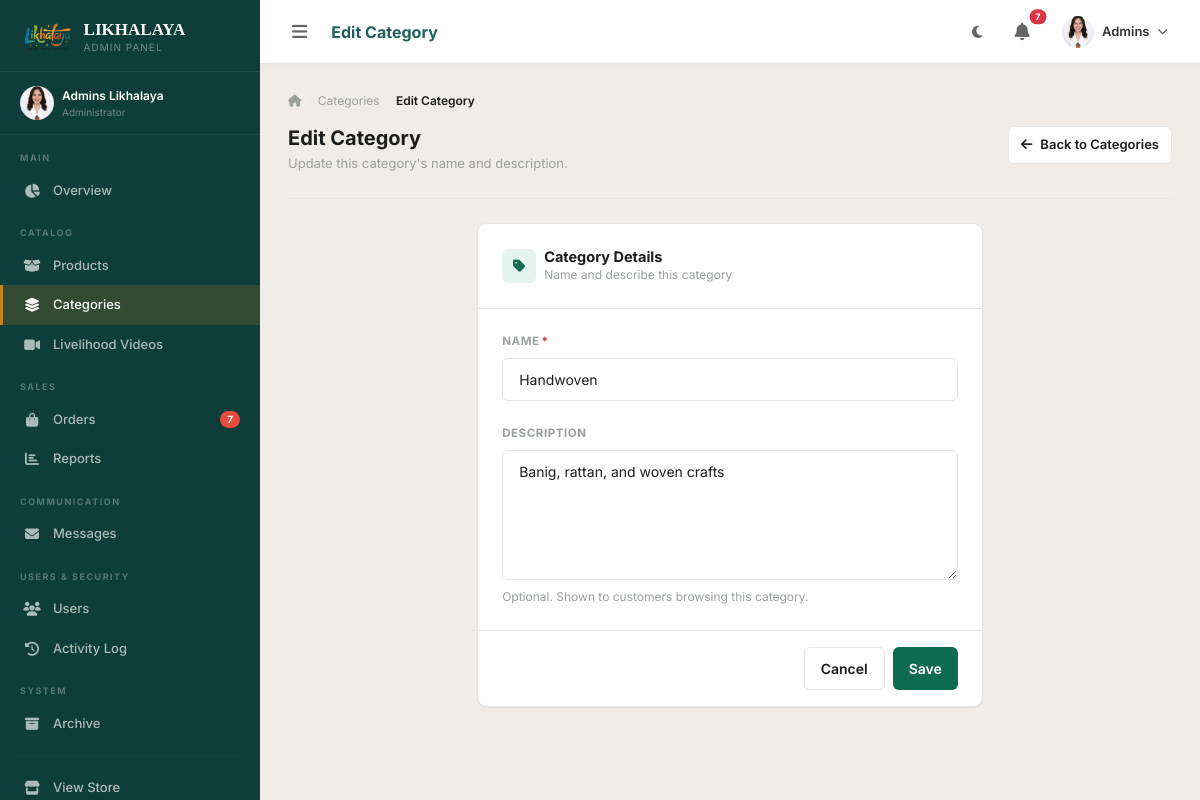
Page /dashboard/categories/1/edit/ (signed in) on the committed database.
### accounts/models.py (models this page shows, shortened)
class CustomUser(AbstractUser):
    ROLE_CHOICES = [
        ('customer', 'Customer'),
        ('staff', 'Staff'),
        ('coordinator', 'PDL Coordinator'),
        ('admin', 'Administrator'),
    ]
    role = models.CharField(max_length=20, choices=ROLE_CHOICES, default='customer')
    phone = models.CharField(max_length=20, blank=True)
    address = models.TextField(blank=True, help_text='House #, Street')
    barangay = models.CharField(max_length=150, blank=True)
    city = models.CharField(max_length=100, blank=True)
    province = models.CharField(max_length=100, blank=True)
    zip_code = models.CharField(max_length=10, blank=True)
    avatar = models.ImageField(upload_to='avatars/', blank=True, null=True)
    bio = models.TextField(blank=True)
    created_at = models.DateTimeField(auto_now_add=True)
    updated_at = models.DateTimeField(auto_now=True)
    is_deleted = models.BooleanField(default=False)
    deleted_at = models.DateTimeField(null=True, blank=True)
    deleted_by = models.ForeignKey(
        'self', on_delete=models.SET_NULL, null=True, blank=True,
        related_name='deleted_users'
    )
    objects = ActiveUserManager()
    all_objects = UserManager()
    class Meta:
        base_manager_name = 'all_objects'
    def is_admin_user(self):
        return self.role == 'admin' or self.is_superuser
    def is_staff_user(self):
        return self.role in ['admin', 'staff', 'coordinator'] or self.is_superuser
    def get_full_name(self):
        return f"{self.first_name} {self.last_name}".strip() or self.username

### store/models.py (models this page shows, shortened)
class Category(models.Model):
    name = models.CharField(max_length=100)
    slug = models.SlugField(unique=True, blank=True)
    description = models.TextField(blank=True)
    image = models.ImageField(upload_to='categories/', blank=True, null=True)
    order = models.PositiveIntegerField(default=0)
    is_active = models.BooleanField(default=True)
    created_at = models.DateTimeField(auto_now_add=True)
    is_deleted = models.BooleanField(default=False)
    deleted_at = models.DateTimeField(null=True, blank=True)
    deleted_by = models.ForeignKey(
        CustomUser, on_delete=models.SET_NULL, null=True, blank=True,
        related_name='deleted_categories'
    )
    objects = ActiveManager()
    all_objects = models.Manager()
    class Meta:
        verbose_name_plural = 'Categories'
        ordering = ['order', 'name']
        base_manager_name = 'all_objects'

### dashboard/views.py (the view)
# urls.py: path('categories/<int:pk>/edit/', views.category_edit, name='category_edit'),
@admin_required
def category_edit(request, pk):
    from store.forms import CategoryForm
    cat = get_object_or_404(Category, pk=pk)
    if request.method == 'POST':
        old_values = {
            'name': cat.name,
            'description': cat.description,
            'order': cat.order,
            'is_active': cat.is_active,
            'image': cat.image.name if cat.image else '',
        }
        form = CategoryForm(request.POST, request.FILES, instance=cat)
        if form.is_valid():
            form.save()
            new_values = {
                'name': cat.name,
                'description': cat.description,
                'order': cat.order,
                'is_active': cat.is_active,
                'image': cat.image.name if cat.image else '',
            }
            field_labels = {
                'name': 'Name',
                'description': 'Description',
                'order': 'Order',
                'is_active': 'Active status',
                'image': 'Image',
            }
            changes = []
            for field, old_val in old_values.items():
                new_val = new_values[field]
                if old_val != new_val:
                    if field == 'image':
                        old_display = old_val.rsplit('/', 1)[-1] if old_val else '(none)'
                        new_display = new_val.rsplit('/', 1)[-1] if new_val else '(none)'
                    elif field == 'description':
                        old_display = old_val or '(empty)'
                        new_display = new_val or '(empty)'
                    elif field == 'is_active':
                        old_display = 'On' if old_val else 'Off'
                        new_display = 'On' if new_val else 'Off'
                    else:
                        old_display = old_val
                        new_display = new_val
                    changes.append(f'{field_labels[field]}: {old_display} → {new_display}')
            previous_value = '; '.join(changes) if changes else 'No fields changed'
            new_value = f'{len(changes)} field(s) updated' if changes else 'No fields changed'
            log_activity(request, 'update', f'Updated category "{cat.name}"',
                         resource='Category', resource_label=cat.name,
                         previous_value=previous_value, new_value=new_value)
            messages.success(request, 'Category updated.')
            return redirect('dashboard:category_list')
    else:
        form = CategoryForm(instance=cat)
    return render(request, 'dashboard/categories/form.html', {'form': form, 'title': 'Edit Category', 'category': cat})

### templates/dashboard/categories/form.html (shortened to what this page needs)
{% extends 'dashboard/base_dashboard.html' %}
{% block page_title %}{{ title }}{% endblock %}
{% block sb_categories %}active{% endblock %}
{% block dash_content %}
<nav class="ds-breadcrumb" aria-label="Breadcrumb">
  <a href="{% url 'dashboard:home' %}"><i class="fas fa-home"></i></a>
  <span class="sep">/</span><a href="{% url 'dashboard:category_list' %}">Categories</a>
  <span class="sep">/</span><span class="current" aria-current="page">{{ title }}</span>
</nav>
<div class="ds-page-header">
  <div>
    <h1>{{ title }}</h1>
    <p>{% if category %}Update this category's name and description.{% else %}Create a new category to organize your products.{% endif %}</p>
  </div>
  <a href="{% url 'dashboard:category_list' %}" class="ds-btn ds-btn-secondary ds-btn-sm">
    <i class="fas fa-arrow-left me-2"></i>Back to Categories
  </a>
</div>
<div class="row justify-content-center">
  <div class="col-lg-8 col-xl-7">
    <form method="post" enctype="multipart/form-data" novalidate>
      <div class="dash-panel">
        <div class="dash-panel-header">
          <div class="icon-badge"><i class="fas fa-tag"></i></div>
          <div>
            <h6>Category Details</h6>
            <div class="subtitle">Name and describe this category</div>
          </div>
        </div>
        <div class="dash-panel-body">
          <div class="ds-form-group">
            <label class="ds-label" for="{{ form.name.id_for_label }}">
              Name<span class="required-mark">*</span>
            </label>
            {{ form.name }}
          </div>
          <div class="ds-form-group">
            <label class="ds-label" for="{{ form.description.id_for_label }}">Description</label>
            {{ form.description }}
            {% if form.description.errors %}
              <div class="ds-error-text">{{ form.description.errors.0 }}</div>
            {% else %}
              <div class="ds-helper-text">Optional. Shown to customers browsing this category.</div>
            {% endif %}
          </div>
        </div>
        <div class="dash-panel-footer">
          <a href="{% url 'dashboard:category_list' %}" class="ds-btn ds-btn-secondary">Cancel</a>
          <button type="submit" class="ds-btn ds-btn-primary">Save</button>
        </div>
      </div>
    </form>
  </div>
</div>
{% endblock %}

### templates/dashboard/base_dashboard.html (shortened to what this page needs)
{% extends 'base.html' %}
{% load static humanize %}
{% block content %}
<div class="dash-layout" id="dashLayout">
  <aside class="dash-sidebar" id="dashSidebar">
    <div class="sidebar-logo">
      <img src="{% static 'imgs/likhalaya.png' %}" alt="Likhalaya Logo" class="sidebar-logo-img">
      <div>
        <div class="sidebar-logo-text">LIKHALAYA</div>
        <div class="sidebar-logo-sub">
          {% if user.is_admin_user %}Admin Panel{% elif user.role == 'staff' %}Staff Panel{% else %}Coordinator{% endif %}
        </div>
      </div>
    </div>
    <div style="padding:14px 20px;border-bottom:1px solid rgba(255,255,255,.06);">
      <div class="d-flex align-items-center gap-2">
        {% if user.avatar %}
          <img src="{{ user.avatar.url }}" style="width:34px;height:34px;border-radius:50%;object-fit:cover;flex-shrink:0;" alt="{{ user.username }}">
        {% else %}
          <div style="width:34px;height:34px;border-radius:50%;background:var(--gold);display:flex;align-items:center;justify-content:center;font-size:13px;color:#fff;font-weight:700;flex-shrink:0;">
            {{ user.first_name|first|upper }}{{ user.last_name|first|upper }}
          </div>
        {% endif %}
        <div class="sidebar-link-text">
          <div style="font-size:12px;color:#fff;font-weight:600;">{{ user.get_full_name|default:user.username }}</div>
          <div style="font-size:10px;color:rgba(255,255,255,.4);">{{ user.get_role_display }}</div>
        </div>
      </div>
    </div>
    <div class="sidebar-section-label">Main</div>
    <a href="{% url 'dashboard:home' %}" class="sidebar-link {% block sb_dash %}{% endblock %}">
      <i class="fas fa-chart-pie"></i><span>Overview</span>
    </a>
    <div class="sidebar-section-label">Catalog</div>
    <a href="{% url 'dashboard:product_list' %}" class="sidebar-link {% block sb_products %}{% endblock %}">
      <i class="fas fa-box-open"></i><span>Products</span>
    </a>
    <a href="{% url 'dashboard:category_list' %}" class="sidebar-link {% block sb_categories %}{% endblock %}">
      <i class="fas fa-layer-group"></i><span>Categories</span>
    </a>
    <a href="{% url 'dashboard:video_list' %}" class="sidebar-link {% block sb_videos %}{% endblock %}">
      <i class="fas fa-video"></i><span>Livelihood Videos</span>
    </a>
    <div class="sidebar-section-label">Sales</div>
    <a href="{% url 'dashboard:order_list' %}" class="sidebar-link {% block sb_orders %}{% endblock %}">
      <i class="fas fa-shopping-bag"></i><span>Orders</span>
      {% if new_orders_count %}<span class="sidebar-badge">{{ new_orders_count }}</span>{% endif %}
    </a>
    <a href="{% url 'dashboard:reports' %}" class="sidebar-link {% block sb_reports %}{% endblock %}">
      <i class="fas fa-chart-bar"></i><span>Reports</span>
    </a>
    <div class="sidebar-section-label">Communication</div>
    <a href="{% url 'dashboard:message_list' %}" class="sidebar-link {% block sb_messages %}{% endblock %}">
      <i class="fas fa-envelope"></i><span>Messages</span>
    </a>
    {% if user.is_admin_user %}
    <div class="sidebar-section-label">Users &amp; Security</div>
    <a href="{% url 'dashboard:user_list' %}" class="sidebar-link {% block sb_users %}{% endblock %}">
      <i class="fas fa-users"></i><span>Users</span>
    </a>
    <a href="{% url 'dashboard:activity_log' %}" class="sidebar-link {% block sb_activity %}{% endblock %}">
      <i class="fas fa-history"></i><span>Activity Log</span>
    </a>
    {% endif %}
    <div class="sidebar-section-label">System</div>
    {% if user.is_admin_user %}
    <a href="{% url 'dashboard:archive' %}" class="sidebar-link {% block sb_archive %}{% endblock %}">
      <i class="fas fa-box-archive"></i><span>Archive</span>
    </a>
    {% endif %}
    <hr style="border-color:rgba(255,255,255,.1);margin:12px 16px;">
    <a href="{% url 'store:home' %}" class="sidebar-link">
      <i class="fas fa-store"></i><span>View Store</span>
    </a>
  </aside>
  <div class="dash-main" id="dashMain">
    <div class="dash-topbar">
      <button class="btn btn-sm border-0" id="sidebarToggle" style="color:#666;">
      </button>
      <div class="topbar-title d-none d-md-block">{% block page_title %}Dashboard{% endblock %}</div>
      <button class="btn btn-sm border-0" id="darkModeToggle" title="Toggle dark mode" style="color:#666;">
        <i class="fas fa-moon" id="darkIcon"></i>
      </button>
      <div class="dropdown">
        <button class="btn btn-sm border-0 position-relative" data-bs-toggle="dropdown" style="color:#666;">
          {% if new_orders_count or new_messages_count %}
          <span class="position-absolute top-0 start-100 translate-middle badge rounded-pill bg-danger" style="font-size:9px;">
            {{ new_orders_count|add:new_messages_count }}
          </span>
          {% endif %}
        </button>
      </div>
      <div class="dropdown">
        <button class="btn btn-sm border-0 d-flex align-items-center gap-2" data-bs-toggle="dropdown">
          {% if user.avatar %}
            <img src="{{ user.avatar.url }}" style="width:32px;height:32px;border-radius:50%;object-fit:cover;" alt="{{ user.username }}">
          {% else %}
            <div style="width:32px;height:32px;border-radius:50%;background:var(--teal);display:flex;align-items:center;justify-content:center;color:#fff;font-size:12px;font-weight:700;">
              {{ user.first_name|first|upper }}{{ user.last_name|first|upper }}
            </div>
          {% endif %}
          <span class="d-none d-md-block" style="font-size:13px;font-weight:600;color:var(--dm-text,#333);">{{ user.first_name|default:user.username }}</span>
        </button>
      </div>
    </div>
    <div class="dash-page">
      {% block dash_content %}{% endblock %}
    </div>
  </div>
</div>
{% endblock %}

### rows in the picture
CustomUser: avatar (picture), get_full_name "Admins Likhalaya", role "Administrator", first_name "Admins"
Category: name "Handwoven", description "Banig, rattan, and woven crafts"

### other values in the picture
{{ new_orders_count }} "7"
{{ title }} "Edit Category"
{{ new_orders_count|add:new_messages_count }} "7"
